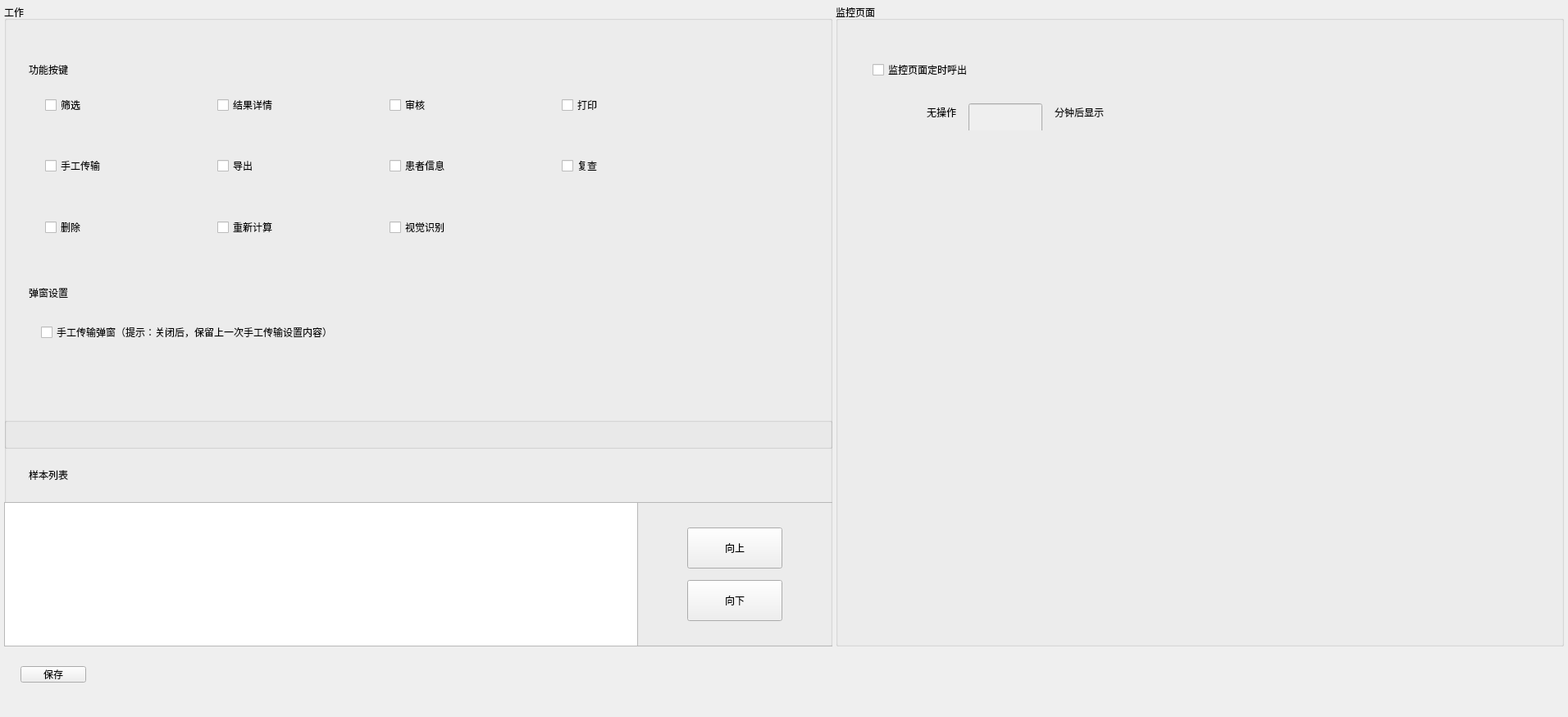
<?xml version="1.0" encoding="UTF-8"?>
<ui version="4.0">
 <class>QWorkPageSet</class>
 <widget class="QWidget" name="QWorkPageSet">
  <property name="geometry">
   <rect>
    <x>0</x>
    <y>0</y>
    <width>1912</width>
    <height>874</height>
   </rect>
  </property>
  <property name="windowTitle">
   <string>QWorkPageSet</string>
  </property>
  <widget class="QPushButton" name="pushButton_save">
   <property name="geometry">
    <rect>
     <x>25</x>
     <y>812</y>
     <width>80</width>
     <height>20</height>
    </rect>
   </property>
   <property name="text">
    <string>保存</string>
   </property>
   <property name="buttons" stdset="0">
    <string notr="true">flat</string>
   </property>
  </widget>
  <widget class="QGroupBox" name="groupBox">
   <property name="geometry">
    <rect>
     <x>5</x>
     <y>5</y>
     <width>1010</width>
     <height>542</height>
    </rect>
   </property>
   <property name="title">
    <string>工作</string>
   </property>
   <property name="borders" stdset="0">
    <string notr="true">group_tit</string>
   </property>
   <widget class="QCheckBox" name="checkBox_transferOpen">
    <property name="geometry">
     <rect>
      <x>45</x>
      <y>380</y>
      <width>950</width>
      <height>40</height>
     </rect>
    </property>
    <property name="text">
     <string>手工传输弹窗（提示：关闭后，保留上一次手工传输设置内容）</string>
    </property>
    <property name="checks" stdset="0">
     <string notr="true">push</string>
    </property>
   </widget>
   <widget class="QLabel" name="label_2">
    <property name="geometry">
     <rect>
      <x>30</x>
      <y>332</y>
      <width>621</width>
      <height>40</height>
     </rect>
    </property>
    <property name="text">
     <string>弹窗设置</string>
    </property>
   </widget>
   <widget class="QLabel" name="label">
    <property name="geometry">
     <rect>
      <x>30</x>
      <y>60</y>
      <width>721</width>
      <height>40</height>
     </rect>
    </property>
    <property name="text">
     <string>功能按键</string>
    </property>
   </widget>
   <widget class="QWidget" name="" native="true">
    <property name="geometry">
     <rect>
      <x>50</x>
      <y>252</y>
      <width>660</width>
      <height>40</height>
     </rect>
    </property>
    <property name="minimumSize">
     <size>
      <width>660</width>
      <height>0</height>
     </size>
    </property>
    <property name="maximumSize">
     <size>
      <width>660</width>
      <height>16777215</height>
     </size>
    </property>
    <layout class="QHBoxLayout" name="horizontalLayout_5">
     <property name="spacing">
      <number>0</number>
     </property>
     <property name="leftMargin">
      <number>0</number>
     </property>
     <property name="topMargin">
      <number>0</number>
     </property>
     <property name="rightMargin">
      <number>0</number>
     </property>
     <property name="bottomMargin">
      <number>0</number>
     </property>
     <item>
      <widget class="QCheckBox" name="checkBox_delete">
       <property name="minimumSize">
        <size>
         <width>210</width>
         <height>40</height>
        </size>
       </property>
       <property name="maximumSize">
        <size>
         <width>210</width>
         <height>16777215</height>
        </size>
       </property>
       <property name="styleSheet">
        <string notr="true"/>
       </property>
       <property name="text">
        <string>删除</string>
       </property>
      </widget>
     </item>
     <item>
      <widget class="QCheckBox" name="checkBox_recomput">
       <property name="minimumSize">
        <size>
         <width>210</width>
         <height>40</height>
        </size>
       </property>
       <property name="maximumSize">
        <size>
         <width>210</width>
         <height>16777215</height>
        </size>
       </property>
       <property name="styleSheet">
        <string notr="true"/>
       </property>
       <property name="text">
        <string>重新计算</string>
       </property>
      </widget>
     </item>
     <item>
      <widget class="QCheckBox" name="checkBox_transferOpen_2">
       <property name="minimumSize">
        <size>
         <width>210</width>
         <height>40</height>
        </size>
       </property>
       <property name="maximumSize">
        <size>
         <width>210</width>
         <height>16777215</height>
        </size>
       </property>
       <property name="styleSheet">
        <string notr="true"/>
       </property>
       <property name="text">
        <string>视觉识别</string>
       </property>
      </widget>
     </item>
     <item>
      <spacer name="horizontalSpacer_4">
       <property name="orientation">
        <enum>Qt::Horizontal</enum>
       </property>
       <property name="sizeHint" stdset="0">
        <size>
         <width>0</width>
         <height>20</height>
        </size>
       </property>
      </spacer>
     </item>
    </layout>
   </widget>
   <widget class="QWidget" name="" native="true">
    <property name="geometry">
     <rect>
      <x>50</x>
      <y>177</y>
      <width>880</width>
      <height>40</height>
     </rect>
    </property>
    <property name="minimumSize">
     <size>
      <width>880</width>
      <height>0</height>
     </size>
    </property>
    <property name="maximumSize">
     <size>
      <width>880</width>
      <height>16777215</height>
     </size>
    </property>
    <layout class="QHBoxLayout" name="horizontalLayout_4">
     <property name="spacing">
      <number>0</number>
     </property>
     <property name="leftMargin">
      <number>0</number>
     </property>
     <property name="topMargin">
      <number>0</number>
     </property>
     <property name="rightMargin">
      <number>0</number>
     </property>
     <property name="bottomMargin">
      <number>0</number>
     </property>
     <item>
      <widget class="QCheckBox" name="checkBox_transfer">
       <property name="minimumSize">
        <size>
         <width>210</width>
         <height>40</height>
        </size>
       </property>
       <property name="maximumSize">
        <size>
         <width>210</width>
         <height>16777215</height>
        </size>
       </property>
       <property name="styleSheet">
        <string notr="true"/>
       </property>
       <property name="text">
        <string>手工传输</string>
       </property>
      </widget>
     </item>
     <item>
      <widget class="QCheckBox" name="checkBox_export">
       <property name="minimumSize">
        <size>
         <width>210</width>
         <height>40</height>
        </size>
       </property>
       <property name="maximumSize">
        <size>
         <width>210</width>
         <height>16777215</height>
        </size>
       </property>
       <property name="styleSheet">
        <string notr="true"/>
       </property>
       <property name="text">
        <string>导出</string>
       </property>
      </widget>
     </item>
     <item>
      <widget class="QCheckBox" name="checkBox_patient">
       <property name="minimumSize">
        <size>
         <width>210</width>
         <height>40</height>
        </size>
       </property>
       <property name="maximumSize">
        <size>
         <width>210</width>
         <height>16777215</height>
        </size>
       </property>
       <property name="styleSheet">
        <string notr="true"/>
       </property>
       <property name="text">
        <string>患者信息</string>
       </property>
      </widget>
     </item>
     <item>
      <widget class="QCheckBox" name="checkBox_recheck">
       <property name="minimumSize">
        <size>
         <width>210</width>
         <height>40</height>
        </size>
       </property>
       <property name="maximumSize">
        <size>
         <width>210</width>
         <height>16777215</height>
        </size>
       </property>
       <property name="text">
        <string>复查</string>
       </property>
      </widget>
     </item>
     <item>
      <spacer name="horizontalSpacer_3">
       <property name="orientation">
        <enum>Qt::Horizontal</enum>
       </property>
       <property name="sizeHint" stdset="0">
        <size>
         <width>0</width>
         <height>20</height>
        </size>
       </property>
      </spacer>
     </item>
    </layout>
    <zorder>checkBox_export</zorder>
    <zorder>checkBox_transfer</zorder>
    <zorder>checkBox_recheck</zorder>
   </widget>
   <widget class="QWidget" name="" native="true">
    <property name="geometry">
     <rect>
      <x>50</x>
      <y>103</y>
      <width>880</width>
      <height>40</height>
     </rect>
    </property>
    <layout class="QHBoxLayout" name="horizontalLayout_3">
     <property name="spacing">
      <number>0</number>
     </property>
     <property name="leftMargin">
      <number>0</number>
     </property>
     <property name="topMargin">
      <number>0</number>
     </property>
     <property name="rightMargin">
      <number>0</number>
     </property>
     <property name="bottomMargin">
      <number>0</number>
     </property>
     <item>
      <widget class="QCheckBox" name="checkBox_select">
       <property name="minimumSize">
        <size>
         <width>210</width>
         <height>40</height>
        </size>
       </property>
       <property name="maximumSize">
        <size>
         <width>210</width>
         <height>16777215</height>
        </size>
       </property>
       <property name="text">
        <string>筛选</string>
       </property>
      </widget>
     </item>
     <item>
      <widget class="QCheckBox" name="checkBox_detail">
       <property name="minimumSize">
        <size>
         <width>210</width>
         <height>40</height>
        </size>
       </property>
       <property name="maximumSize">
        <size>
         <width>210</width>
         <height>16777215</height>
        </size>
       </property>
       <property name="text">
        <string>结果详情</string>
       </property>
      </widget>
     </item>
     <item>
      <widget class="QCheckBox" name="checkBox_audit">
       <property name="minimumSize">
        <size>
         <width>210</width>
         <height>40</height>
        </size>
       </property>
       <property name="maximumSize">
        <size>
         <width>210</width>
         <height>16777215</height>
        </size>
       </property>
       <property name="text">
        <string>审核</string>
       </property>
      </widget>
     </item>
     <item>
      <widget class="QCheckBox" name="checkBox_print">
       <property name="minimumSize">
        <size>
         <width>210</width>
         <height>40</height>
        </size>
       </property>
       <property name="maximumSize">
        <size>
         <width>210</width>
         <height>16777215</height>
        </size>
       </property>
       <property name="text">
        <string>打印</string>
       </property>
      </widget>
     </item>
     <item>
      <spacer name="horizontalSpacer_5">
       <property name="orientation">
        <enum>Qt::Horizontal</enum>
       </property>
       <property name="sizeHint" stdset="0">
        <size>
         <width>40</width>
         <height>20</height>
        </size>
       </property>
      </spacer>
     </item>
    </layout>
   </widget>
  </widget>
  <widget class="QGroupBox" name="groupBox_2">
   <property name="geometry">
    <rect>
     <x>5</x>
     <y>509</y>
     <width>1010</width>
     <height>279</height>
    </rect>
   </property>
   <property name="title">
    <string/>
   </property>
   <property name="borders" stdset="0">
    <string notr="true">group_tit</string>
   </property>
   <widget class="QPushButton" name="pushButton_up">
    <property name="geometry">
     <rect>
      <x>833</x>
      <y>134</y>
      <width>116</width>
      <height>50</height>
     </rect>
    </property>
    <property name="text">
     <string>向上</string>
    </property>
    <property name="autoRepeatDelay">
     <number>1000</number>
    </property>
    <property name="autoRepeatInterval">
     <number>1000</number>
    </property>
    <property name="buttons" stdset="0">
     <string notr="true">btn_dlg</string>
    </property>
   </widget>
   <widget class="QTableView" name="tableView">
    <property name="geometry">
     <rect>
      <x>0</x>
      <y>103</y>
      <width>773</width>
      <height>176</height>
     </rect>
    </property>
    <property name="verticalScrollBarPolicy">
     <enum>Qt::ScrollBarAsNeeded</enum>
    </property>
    <property name="horizontalScrollBarPolicy">
     <enum>Qt::ScrollBarAsNeeded</enum>
    </property>
    <property name="horizontalScrollMode">
     <enum>QAbstractItemView::ScrollPerPixel</enum>
    </property>
    <property name="showGrid">
     <bool>false</bool>
    </property>
    <attribute name="horizontalHeaderDefaultSectionSize">
     <number>245</number>
    </attribute>
    <attribute name="horizontalHeaderHighlightSections">
     <bool>false</bool>
    </attribute>
    <attribute name="horizontalHeaderStretchLastSection">
     <bool>true</bool>
    </attribute>
    <attribute name="verticalHeaderDefaultSectionSize">
     <number>44</number>
    </attribute>
   </widget>
   <widget class="QPushButton" name="pushButton_down">
    <property name="geometry">
     <rect>
      <x>833</x>
      <y>198</y>
      <width>116</width>
      <height>50</height>
     </rect>
    </property>
    <property name="text">
     <string>向下</string>
    </property>
    <property name="buttons" stdset="0">
     <string notr="true">btn_dlg</string>
    </property>
   </widget>
   <widget class="QLabel" name="label_3">
    <property name="geometry">
     <rect>
      <x>30</x>
      <y>50</y>
      <width>500</width>
      <height>40</height>
     </rect>
    </property>
    <property name="text">
     <string>样本列表</string>
    </property>
   </widget>
   <widget class="QFrame" name="line_h">
    <property name="geometry">
     <rect>
      <x>0</x>
      <y>103</y>
      <width>1010</width>
      <height>1</height>
     </rect>
    </property>
    <property name="frameShape">
     <enum>QFrame::StyledPanel</enum>
    </property>
    <property name="frameShadow">
     <enum>QFrame::Raised</enum>
    </property>
    <property name="lines" stdset="0">
     <string notr="true">solid</string>
    </property>
   </widget>
   <widget class="QFrame" name="line_v">
    <property name="geometry">
     <rect>
      <x>772</x>
      <y>103</y>
      <width>1</width>
      <height>176</height>
     </rect>
    </property>
    <property name="frameShape">
     <enum>QFrame::StyledPanel</enum>
    </property>
    <property name="frameShadow">
     <enum>QFrame::Raised</enum>
    </property>
    <property name="lines" stdset="0">
     <string notr="true">solid</string>
    </property>
   </widget>
   <widget class="QFrame" name="line_v_2">
    <property name="geometry">
     <rect>
      <x>0</x>
      <y>103</y>
      <width>1</width>
      <height>176</height>
     </rect>
    </property>
    <property name="frameShape">
     <enum>QFrame::StyledPanel</enum>
    </property>
    <property name="frameShadow">
     <enum>QFrame::Raised</enum>
    </property>
    <property name="lines" stdset="0">
     <string notr="true">solid</string>
    </property>
   </widget>
   <widget class="QFrame" name="line_h_2">
    <property name="geometry">
     <rect>
      <x>0</x>
      <y>278</y>
      <width>1010</width>
      <height>1</height>
     </rect>
    </property>
    <property name="frameShape">
     <enum>QFrame::StyledPanel</enum>
    </property>
    <property name="frameShadow">
     <enum>QFrame::Raised</enum>
    </property>
    <property name="lines" stdset="0">
     <string notr="true">solid</string>
    </property>
   </widget>
  </widget>
  <widget class="QGroupBox" name="groupBox_3">
   <property name="geometry">
    <rect>
     <x>1019</x>
     <y>5</y>
     <width>888</width>
     <height>783</height>
    </rect>
   </property>
   <property name="title">
    <string>监控页面</string>
   </property>
   <property name="borders" stdset="0">
    <string notr="true">group_tit</string>
   </property>
   <widget class="QCheckBox" name="checkBox_call">
    <property name="geometry">
     <rect>
      <x>45</x>
      <y>60</y>
      <width>800</width>
      <height>40</height>
     </rect>
    </property>
    <property name="text">
     <string>监控页面定时呼出</string>
    </property>
    <property name="checks" stdset="0">
     <string notr="true">push</string>
    </property>
   </widget>
   <widget class="QWidget" name="layoutWidget">
    <property name="geometry">
     <rect>
      <x>100</x>
      <y>110</y>
      <width>751</width>
      <height>44</height>
     </rect>
    </property>
    <layout class="QHBoxLayout" name="horizontalLayout_2">
     <property name="spacing">
      <number>15</number>
     </property>
     <item>
      <widget class="QLabel" name="label_4">
       <property name="text">
        <string>无操作</string>
       </property>
      </widget>
     </item>
     <item>
      <layout class="QHBoxLayout" name="horizontalLayout">
       <property name="spacing">
        <number>15</number>
       </property>
       <item>
        <widget class="QLineEdit" name="lineEdit_time">
         <property name="enabled">
          <bool>false</bool>
         </property>
         <property name="minimumSize">
          <size>
           <width>90</width>
           <height>40</height>
          </size>
         </property>
         <property name="maximumSize">
          <size>
           <width>90</width>
           <height>40</height>
          </size>
         </property>
         <property name="maxLength">
          <number>8</number>
         </property>
        </widget>
       </item>
       <item>
        <widget class="QLabel" name="label_5">
         <property name="text">
          <string>分钟后显示</string>
         </property>
        </widget>
       </item>
       <item>
        <spacer name="horizontalSpacer_2">
         <property name="orientation">
          <enum>Qt::Horizontal</enum>
         </property>
         <property name="sizeHint" stdset="0">
          <size>
           <width>40</width>
           <height>20</height>
          </size>
         </property>
        </spacer>
       </item>
      </layout>
     </item>
     <item>
      <spacer name="horizontalSpacer">
       <property name="orientation">
        <enum>Qt::Horizontal</enum>
       </property>
       <property name="sizeHint" stdset="0">
        <size>
         <width>40</width>
         <height>20</height>
        </size>
       </property>
      </spacer>
     </item>
    </layout>
   </widget>
  </widget>
 </widget>
 <layoutdefault spacing="6" margin="11"/>
 <resources/>
 <connections/>
</ui>
